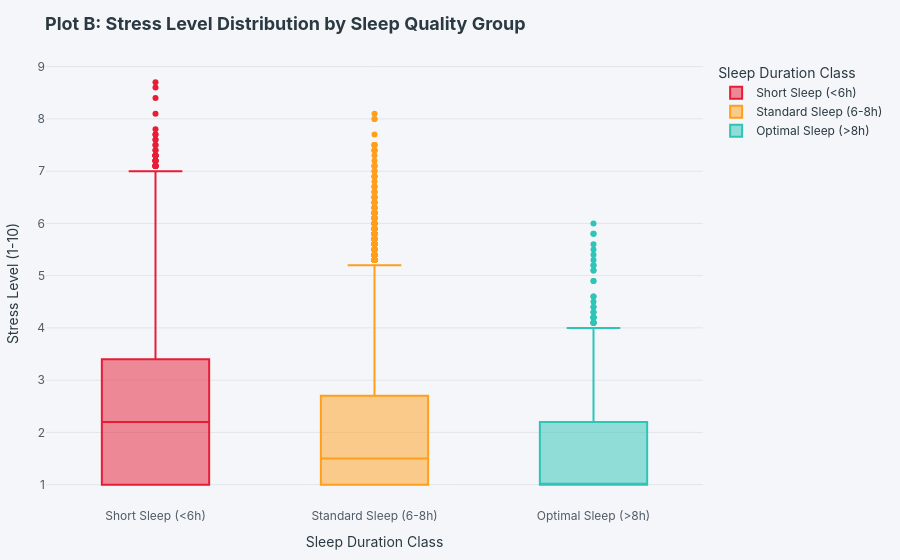

Here is the notebook cell this chart was saved with:
### Markdown cell above
### 🛌 Plot B: Sleep Deprivation vs. Stress Escalation (Grouped Comparison)
* **Hypothesis:** Operational stress levels (`Stress_Level_1_10`) escalate when sleep quality is deficient (<6h).
* **Visualization:** Grouped box plots displaying the distribution of stress levels across categorized sleep groups.

### Code cell
fig_b = px.box(
    df,
    x='Sleep_Group',
    y='Stress_Level_1_10',
    color='Sleep_Group',
    color_discrete_sequence=['#e71d36', '#ff9f1c', '#2ec4b6'],
    labels={
        'Sleep_Group': 'Sleep Duration Class',
        'Stress_Level_1_10': 'Stress Level (1-10)'
    },
    title="<b>Plot B: Stress Level Distribution by Sleep Quality Group</b>"
)
fig_b.update_layout(title_font_size=18, margin=dict(l=40, r=40, t=60, b=40))
fig_b.show()

### Figure 1 — Plotly figure (JSON) as saved in the notebook; plotly's stock layout.template omitted (floating-point values rounded to 4 significant figures; data arrays with more than 128 entries replaced by an {"elided": "..."} marker saying what was removed)
{"data": [{"alignmentgroup": "True", "hovertemplate": "Sleep Duration Class=%{x}<br>Stress Level (1-10)=%{y}<extra></extra>", "legendgroup": "Short Sleep (<6h)", "marker": {"color": "#e71d36"}, "name": "Short Sleep (<6h)", "notched": false, "offsetgroup": "Short Sleep (<6h)", "orientation": "v", "showlegend": true, "type": "box", "x": {"elided": "11333 str values"}, "x0": " ", "xaxis": "x", "y": {"elided": "11333 float values"}, "y0": " ", "yaxis": "y"}, {"alignmentgroup": "True", "hovertemplate": "Sleep Duration Class=%{x}<br>Stress Level (1-10)=%{y}<extra></extra>", "legendgroup": "Standard Sleep (6-8h)", "marker": {"color": "#ff9f1c"}, "name": "Standard Sleep (6-8h)", "notched": false, "offsetgroup": "Standard Sleep (6-8h)", "orientation": "v", "showlegend": true, "type": "box", "x": {"elided": "12684 str values"}, "x0": " ", "xaxis": "x", "y": {"elided": "12684 float values"}, "y0": " ", "yaxis": "y"}, {"alignmentgroup": "True", "hovertemplate": "Sleep Duration Class=%{x}<br>Stress Level (1-10)=%{y}<extra></extra>", "legendgroup": "Optimal Sleep (>8h)", "marker": {"color": "#2ec4b6"}, "name": "Optimal Sleep (>8h)", "notched": false, "offsetgroup": "Optimal Sleep (>8h)", "orientation": "v", "showlegend": true, "type": "box", "x": {"elided": "983 str values"}, "x0": " ", "xaxis": "x", "y": {"elided": "983 float values"}, "y0": " ", "yaxis": "y"}], "layout": {"boxmode": "overlay", "legend": {"title": {"text": "Sleep Duration Class"}, "tracegroupgap": 0}, "margin": {"b": 40, "l": 40, "r": 40, "t": 60}, "title": {"font": {"size": 18}, "text": "<b>Plot B: Stress Level Distribution by Sleep Quality Group</b>"}, "xaxis": {"anchor": "y", "categoryarray": ["Short Sleep (<6h)", "Standard Sleep (6-8h)", "Optimal Sleep (>8h)"], "categoryorder": "array", "domain": [0, 1], "title": {"text": "Sleep Duration Class"}}, "yaxis": {"anchor": "x", "domain": [0, 1], "title": {"text": "Stress Level (1-10)"}}}}
